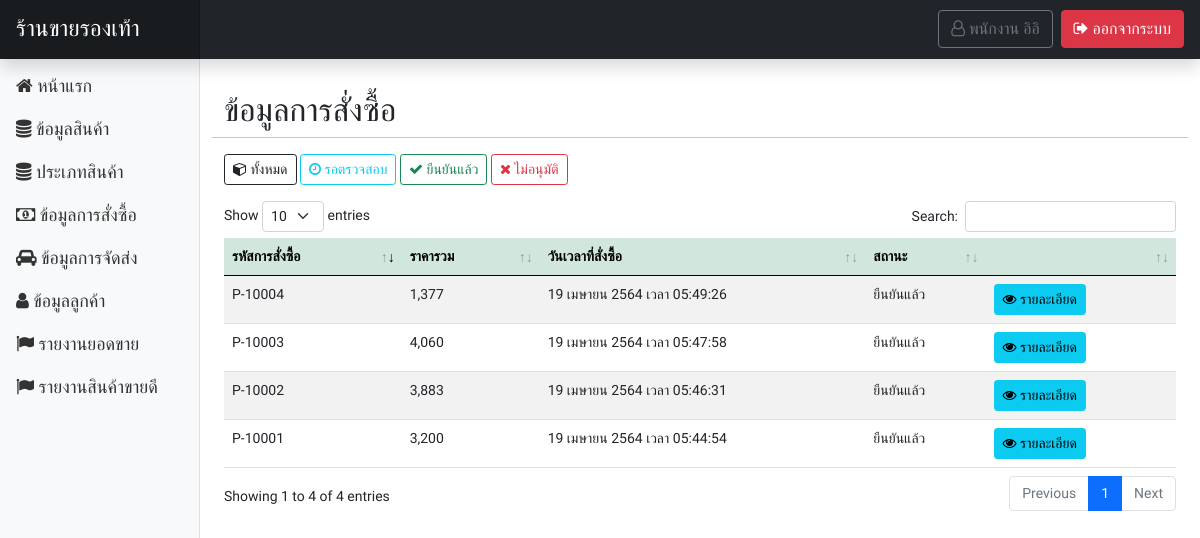
The app's page /page-user/order_show.php (signed in) with its own data.
### tables this page shows
CREATE TABLE `tbl_user` (
  `u_id` int(10) NOT NULL COMMENT 'ID',
  `u_username` varchar(255) NOT NULL COMMENT 'ชื่อผู้ใช้',
  `u_password` varchar(255) NOT NULL COMMENT 'รหัสผ่าน',
  `u_fname` varchar(255) NOT NULL COMMENT 'ชื่อ',
  `u_lname` varchar(255) NOT NULL COMMENT 'นามสกุล',
  `u_sex` varchar(50) NOT NULL COMMENT 'เพศ',
  `u_address` text NOT NULL COMMENT 'ที่อยู่',
  `u_email` varchar(255) NOT NULL COMMENT 'อีเมล์',
  `u_tel` varchar(10) NOT NULL COMMENT 'เบอร์โทร',
  `u_role` varchar(50) NOT NULL COMMENT 'บทบาท'
);

CREATE TABLE `tbl_payment` (
  `pm_id` int(50) NOT NULL COMMENT 'ID',
  `pm_code` varchar(255) NOT NULL COMMENT 'รหัสการสั่งซื้อ',
  `pm_img` varchar(255) NOT NULL COMMENT 'รูปภาพการโอน',
  `pm_total` varchar(255) NOT NULL COMMENT 'ยอดรวม',
  `pm_u_id` int(50) NOT NULL COMMENT 'ID ผู้ชื้อ',
  `pm_channel` varchar(255) NOT NULL COMMENT 'ช่องทางการจัดส่ง',
  `pm_date` varchar(255) NOT NULL COMMENT 'วันเวลาที่สั่งซื้อ',
  `pm_address` text NOT NULL COMMENT 'ที่อยู่',
  `pm_status` varchar(255) NOT NULL COMMENT 'สถานะ'
);

### functions.php (called while the page is built, shortened)
<?php
class ConnectDB
{
    protected $db;
    function __construct()
    {
        $DB_HOST = "localhost";
        $DB_USER = "root";
        $DB_PASS = "";
        $DB_NAME = "stoe_store";
        $con = new mysqli($DB_HOST, $DB_USER, $DB_PASS, $DB_NAME);
        $con->set_charset("utf8");
        $this->db = $con;
    }
    function query($data)
    {
        $result = $this->db->query($data);
        if ($result == true) {
            return $result;
        } else {
            echo "Error to query.!!";
        }
    }
}
class User extends ConnectDB
{
    function userGetById($id)
    {
        $result = $this->db->query("SELECT * FROM tbl_user WHERE u_id = '$id' ");
        $row = $result->fetch_all(MYSQLI_ASSOC);
        return $row;
    }
}
function ConvertDateToThai($datetime)
{
    $XdateTime = explode(" ", $datetime);
    $time = $XdateTime[1];
    $date = explode("-", $XdateTime[0]);
    $monthList = [
        "01" => "มกราคม",
        "02" => "กุมภาพันธ์",
        "03" => "มีนาคม",
        "04" => "เมษายน",
        "05" => "พฤษภาคม",
        "06" => "มิถุนายน",
        "07" => "กรกฎาคม",
        "08" => "สิงหาคม",
        "09" => "กันยายน",
        "10" => "ตุลาคม",
        "11" => "พฤศจิกายน",
        "12" => "ธันวาคม",
    ];
    return $date[2] . " " . $monthList[$date[1]] . " " . $date[0] + 543 . " เวลา " . $time;
}

### page-user/order_show.php (the view, shortened to what this page needs)
<?php include('header.php'); ?>
</head>
<?php
$obj = new ConnectDB();
$objModal = new ConnectDB();
if (isset($_GET['display'])) {
    switch ($_GET['display']) {
        case 'success':
            $result = $obj->query("SELECT * FROM tbl_payment as pm INNER JOIN tbl_user as u ON pm.pm_u_id = u.u_id WHERE pm.pm_status = 'ยืนยันแล้ว' ");
            break;
        case 'delete':
            $result = $obj->query("SELECT * FROM tbl_payment as pm INNER JOIN tbl_user as u ON pm.pm_u_id = u.u_id WHERE pm.pm_status = 'ไม่อนุมัติ' ");
            break;
        case 'wait':
            $result = $obj->query("SELECT * FROM tbl_payment as pm INNER JOIN tbl_user as u ON pm.pm_u_id = u.u_id WHERE pm.pm_status = 'รอตรวจสอบ' ");
            break;
    }
} else {
    $result = $obj->query("SELECT * FROM tbl_payment as pm INNER JOIN tbl_user as u ON pm.pm_u_id = u.u_id");
}
?>
<body>
    <?php include('navbar.php'); ?>
    <div class="container-fluid">
        <div class="row my-4">
            <?php include('sidebar.php'); ?>
            <main class="col-md-9 ms-sm-auto col-lg-10 px-md-4">
                <div class="row mt-2">
                    <h2>ข้อมูลการสั่งซื้อ</h2>
                    <hr>
                    <div class="row mb-3">
                        <div class="col-md-12">
                            <a href="order_show.php" class="btn btn-sm btn-outline-dark"><i class="fa fa-cube" aria-hidden="true"></i> ทั้งหมด</a>
                            <a href="?display=wait" class="btn btn-sm btn-outline-info"><i class="fa fa-clock-o" aria-hidden="true"></i> รอตรวจสอบ</a>
                            <a href="?display=success" class="btn btn-sm btn-outline-success"><i class="fa fa-check" aria-hidden="true"></i> ยืนยันแล้ว</a>
                            <a href="?display=delete" class="btn btn-sm btn-outline-danger"><i class="fa fa-times" aria-hidden="true"></i> ไม่อนุมัติ</a>
                        </div>
                    </div>
                    <table id="dtb" class="table table-striped table-hover" style="width:100%">
                        <thead>
                            <tr class="table-success">
                                <th>รหัสการสั่งซื้อ</th>
                                <th>ราคารวม</th>
                                <th>วันเวลาที่สั่งซื้อ</th>
                                <th>สถานะ</th>
                                <th></th>
                            </tr>
                        </thead>
                        <tbody>
                            <?php while ($row = $result->fetch_array()) { ?>
                                <tr>
                                    <td><?= $row['pm_code']; ?></td>
                                    <td><?= number_format($row['pm_total']); ?></td>
                                    <td><?= ConvertDateToThai($row['pm_date']); ?></td>
                                    <td><?= $row['pm_status']; ?></td>
                                    <td width="20%">
                                        <?php if (isset($_GET['display']) && $_GET['display'] == 'success') { ?>
                                            <button class="btn btn-sm btn-info m-0" type="button" data-bs-toggle="modal" data-bs-target="#Modal<?= $row['pm_id'] ?>"><i class="fa fa-eye" aria-hidden="true"></i> รายละเอียด</button>
                                            <a href="?action=remove&id=<?= $row['pm_id']; ?>&code=<?= $row['pm_code']; ?>" class="btn btn-danger btn-sm" onclick="return confirm('ยืนยัน?');"><i class="fa fa-trash" aria-hidden="true"></i> ลบ</a>
                                        <?php } else { ?>
                                            <button class="btn btn-sm btn-info m-0" type="button" data-bs-toggle="modal" data-bs-target="#Modal<?= $row['pm_id'] ?>"><i class="fa fa-eye" aria-hidden="true"></i> รายละเอียด</button>
                                        <?php } ?>
                                    </td>
                                </tr>
                                                            <?php
                                                            $resultModal = $objModal->query("SELECT * FROM tbl_payment_list as pl INNER JOIN tbl_cargo as cg ON pl.pl_cg_id=cg.cg_id WHERE  pl.pl_pm_code = '" . $row['pm_code'] . "' ");
                                                            ?>
                            <?php } ?>
                        </tbody>
                    </table>
                </div>
            </main>
        </div>
    </div>
    <?php include('call_datatable.php'); ?>
</body>
</html>

### page-user/navbar.php (shortened to what this page needs)
<header class="navbar navbar-dark sticky-top bg-dark flex-md-nowrap p-0 shadow no-print" id="no-print">
    <a class="navbar-brand col-md-3 col-lg-2 me-0 px-3" style="font-size:23px;" href="index.php">ร้านขายรองเท้า</a>
    <ul class="navbar-nav px-3 w-100 d-flex p-2 bd-highlight flex-row-reverse">
        <li class="nav-item text-nowrap">
            <a class="btn btn-danger" href="../logout.php"><i class="fa fa-sign-out" aria-hidden="true"></i> ออกจากระบบ</a>
        </li>
        <li class="nav-item text-nowrap">
            <?php
                $objName = new User();
                $rowName = $objName->userGetById($_SESSION['user']['id']);
            ?>
            <a class="me-2 btn btn-outline-secondary" href="profile.php"><i class="fa fa-user-o" aria-hidden="true"></i> <?= $rowName[0]['u_fname'] . ' ' . $rowName[0]['u_lname']; ?></a>
        </li>
    </ul>
</header>

### css/style.css (style rules this page uses)
* { font-family: "Chakra Petch", sans-serif; }

### css/dashboard.css (style rules this page uses)
body { font-size: .875rem; }
.navbar-brand { padding-top: .75rem; padding-bottom: .75rem; font-size: 1rem; background-color: rgba(0, 0, 0, .25); box-shadow: inset -1px 0 0 rgba(0, 0, 0, .25); }

### records on screen
tbl_user: u_fname "พนักงาน", u_lname "อิอิ"
tbl_payment: pm_code "P-10001", pm_total "3,200", pm_date "19 เมษายน 2564 เวลา 05:44:54", pm_status "ยืนยันแล้ว"
tbl_payment: pm_code "P-10002", pm_total "3,883", pm_date "19 เมษายน 2564 เวลา 05:46:31", pm_status "ยืนยันแล้ว"
tbl_payment: pm_code "P-10003", pm_total "4,060", pm_date "19 เมษายน 2564 เวลา 05:47:58", pm_status "ยืนยันแล้ว"
tbl_payment: pm_code "P-10004", pm_total "1,377", pm_date "19 เมษายน 2564 เวลา 05:49:26", pm_status "ยืนยันแล้ว"
